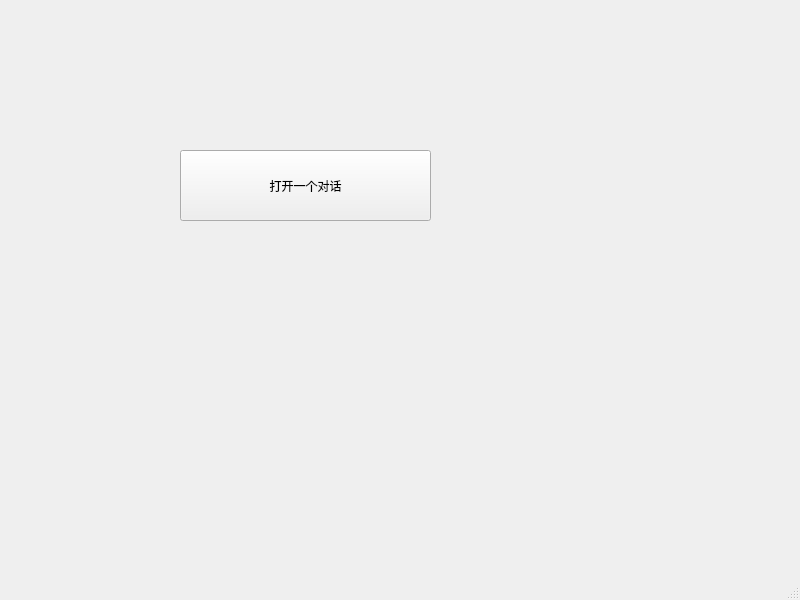
<?xml version="1.0" encoding="UTF-8"?>
<ui version="4.0">
 <class>MainWindow</class>
 <widget class="QMainWindow" name="MainWindow">
  <property name="geometry">
   <rect>
    <x>0</x>
    <y>0</y>
    <width>800</width>
    <height>600</height>
   </rect>
  </property>
  <property name="windowTitle">
   <string>MainWindow</string>
  </property>
  <widget class="QWidget" name="centralwidget">
   <widget class="QPushButton" name="pushButton">
    <property name="geometry">
     <rect>
      <x>180</x>
      <y>150</y>
      <width>251</width>
      <height>71</height>
     </rect>
    </property>
    <property name="text">
     <string>打开一个对话</string>
    </property>
   </widget>
  </widget>
  <widget class="QMenuBar" name="menubar">
   <property name="geometry">
    <rect>
     <x>0</x>
     <y>0</y>
     <width>800</width>
     <height>22</height>
    </rect>
   </property>
  </widget>
  <widget class="QStatusBar" name="statusbar"/>
 </widget>
 <resources/>
 <connections/>
</ui>
